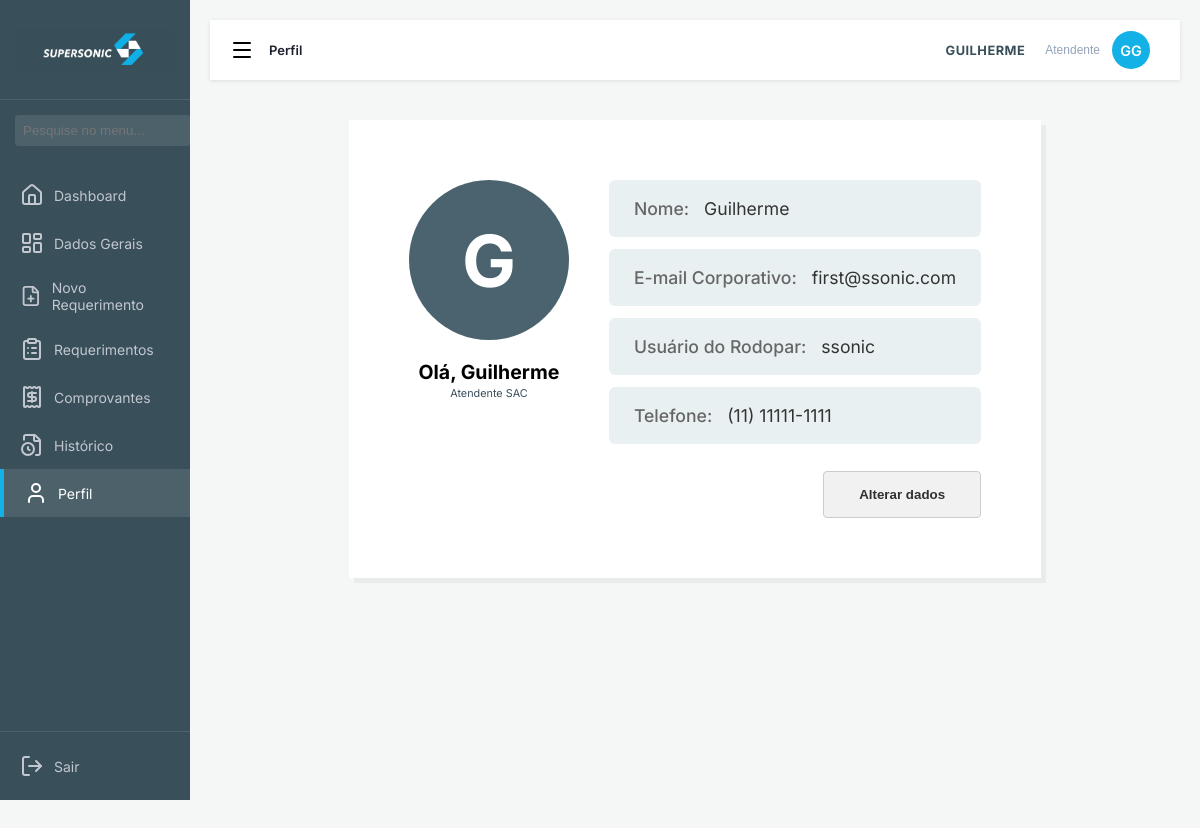
Screenshot of /perfil (signed in) with the database file from the repository.
### app.py (models this page shows)
class Usuario(db.Model, UserMixin):
    __tablename__ = "usuarios"
    id = db.Column(db.Integer, primary_key=True)
    nome = db.Column(db.String(100))
    email = db.Column(db.String(100), unique=True)
    senha_hash = db.Column(db.String(255))
    telefone = db.Column(db.String(20))
    ATIVO = db.Column(db.String(1), default='S') # Coluna Ativo
    ADM = db.Column(db.String(1), default='N')
    reset_token = db.Column(db.String(100), nullable=True)
    token_expiracao = db.Column(db.DateTime, nullable=True)
    usu_rod = db.relationship('Usurod', backref='usuario_pai', uselist=True)

### app.py (the view)
@app.route("/perfil")
@login_required
def perfil():
    if current_user.ADM == 'S':
        json_path = os.path.join(STORAGE_DIR, 'dados_completos.json')
        try:
            with open(json_path, 'r', encoding='utf-8') as f:
                data = json.load(f)
        except Exception as e:
            print(f"Erro ao ler JSON: {e}")
            data = []
        mapa_metricas = {}
        for item in data:
            responsavel_json = item.get('RESPONSAVEL_SAC')
            if responsavel_json:
                chave = str(responsavel_json).strip().upper()
                if chave not in mapa_metricas:
                    mapa_metricas[chave] = {'filial': item.get('FILIAL_RESP', 'N/A'), 'qtd': 0}
                mapa_metricas[chave]['qtd'] += 1
        todos_usuarios = Usuario.query.options(joinedload(Usuario.usu_rod)).all()
        lista_final = []
        for user in todos_usuarios:
            logins_atribuidos = []
            total_clientes = 0
            filial_detectada = "Não encontrada"
            for vinculo in user.usu_rod:
                login_nome = vinculo.resp
                chave_busca = str(login_nome).strip().upper()
                metrica = mapa_metricas.get(chave_busca, {'filial': 'Não encontrada', 'qtd': 0})
                total_clientes += metrica['qtd']
                if metrica['filial'] != 'Não encontrada' and filial_detectada == "Não encontrada":
                    filial_detectada = metrica['filial']
                logins_atribuidos.append({'login': login_nome})
            lista_final.append({
                'id': user.id,
                'nome': user.nome,
                'status': user.ATIVO,
                'filial': filial_detectada,
                'qtd_clientes': total_clientes,
                'vinculos': logins_atribuidos
            })
            filiais_para_filtro = sorted(list(set(u['filial'] for u in lista_final if u['filial'] != "Não encontrada")))
        return render_template("perfil_adm.html", usuarios=lista_final, filiais=filiais_para_filtro)
    else:
        return render_template("perfil_atendente.html")

### app.py (called while the page is built)
@login_manager.user_loader
def load_user(user_id):
    return Usuario.query.get(int(user_id))

@app.context_processor
def inject_user():
    if current_user.is_authenticated:
        nome = current_user.nome or ""
        partes = nome.split()
        iniciais = (partes[0][0] + partes[-1][0]).upper() if len(partes) > 1 else (partes[0][0].upper() if partes else "")
        return dict(user_nome=nome, user_iniciais=iniciais)
    return dict(user_nome=None, user_iniciais=None)

### core/req_routes.py (called while the page is built)
@req_bp.app_context_processor
def _injetar_dominio():
    if not current_user.is_authenticated:
        return {}
    return {"req_status_catalogo": STATUS, "req_prioridades": PRIORIDADES}

### templates/perfil_atendente.html (shortened to what this page needs)
<!DOCTYPE html>
<html lang="pt-br">
<head>
    <link rel="stylesheet" href="{{ url_for('static', filename='css/geral.css') }}">
    <link rel="stylesheet" href="{{ url_for('static', filename='css/perfil.css') }}">
</head>
<body>
    <aside class="sidebar">
        <div class="sidebar-logo-container">
            <img src="{{ url_for('static', filename='img/logo.png') }}" alt="Logo" class="sidebar-img">
        </div>
        <div class="search-container">
            <input type="text" id="inputBuscaMenu" placeholder="Pesquise no menu...">
        </div>
        <nav class="nav-menu">
            <a href="{{ url_for('painel') }}" class="nav-item"><i data-lucide="home" size="18"></i> Dashboard</a>
            <a href="{{ url_for('dados_gerais') }}" class="nav-item"><i data-lucide="layout-dashboard" size="18"></i> Dados Gerais</a>
            <a href="{{ url_for('requerimento') }}" class="nav-item"><i data-lucide="file-plus" size="18"></i> Novo Requerimento</a>
            <a href="{{ url_for('req.lista') }}" class="nav-item"><i data-lucide="clipboard-list" size="18"></i> Requerimentos</a>
            <a href="{{ url_for('comprovante') }}" class="nav-item"><i data-lucide="receipt" size="18"></i> Comprovantes</a>
            <a href="{{ url_for('req.historico') }}" class="nav-item"><i data-lucide="file-clock" size="18"></i> Histórico</a>
            <a href="{{ url_for('perfil') }}" class="nav-item active"><i data-lucide="user" size="18"></i> Perfil</a>
        </nav>
        <div class="sidebar-footer">
            <a href="{{ url_for('sair') }}" class="nav-item"><i data-lucide="log-out" size="18"></i>Sair</a>
        </div>
    </aside>
<div class="main-content">
    <header class="top-header">
        <div style="display: flex; align-items: center; gap: 15px;">
            <i data-lucide="menu" onclick="toggleSidebar()" style="cursor: pointer;"></i>
            <span style="font-weight: 600; color: #1a202c;">Perfil</span>
        </div>
     <div class="user-profile-container" onclick="toggleProfile()">
        <div class="user-info">
            <span class="user-name-top">{{ current_user.nome }}</span>
            <span class="user-role">Atendente</span>
        </div>
        <div class="user-avatar">
            {% set nomes = current_user.nome.split(' ') %}
            {{ nomes[0][0] | upper }}{{ nomes[-1][0] | upper }}
        </div>
    </div>
    </header>
    <div class="container">
        <div id="tela-perfil" class="perfil-box">
            <div class="perfil-layout">
                <div class="col-esquerda">
                    <div class="avatar-circle">
                        {{ current_user.nome[0].upper() if current_user.nome else 'U' }}
                    </div>
                    <h2 style="margin:0;">Olá, {{ current_user.nome }}</h2>
                    <small style="color: #394F5A;">
                        {{ "Administrador do Sistema" if current_user.ADM == 'S' else "Atendente SAC" }}
                    </small>
                </div>
                <div class="col-direita">
                    <div class="campo-dado"><span>Nome:</span> {{ current_user.nome }}</div>
                    <div class="campo-dado"><span>E-mail Corporativo:</span> {{ current_user.email }}</div>
                    <div class="campo-dado">
                        <span>Usuário do Rodopar:</span>
                        {% if current_user.usu_rod %}
                            {{ current_user.usu_rod | map(attribute='resp') | list | join(', ') }}
                        {% else %}
                            -
                        {% endif %}
                    </div>
                    <div class="campo-dado"><span>Telefone:</span> {{ current_user.telefone if current_user.telefone else '( ) ____-____' }}</div>
                    <div class="btn-container">
                        <button type="button" class="btn-acao btn-cinza" onclick="irParaAlteracao()">Alterar dados</button>
                    </div>
                </div>
            </div>
        </div>
    </div>
</div>
</body>
</html>

### static/css/geral.css (style rules this page uses)
:root { --azul-noite: #394F5A; --azul-dia: #14B1E7; --cinza: #4D4D4F; --bg-body: #f4f6f9; --sidebar-width: 250px; --shadow: 0 1px 4px rgba(0,0,0,0.1); }
body { margin: 0; font-family: "Avenir Next", "Avenir", Helvetica, Arial, sans-serif; background-color: var(--bg-body); display: flex; min-height: 100vh; }
.sidebar { width: var(--sidebar-width); height: 100vh; background-color: var(--azul-noite); color: white; position: fixed; left: 0; top: 0; display: flex; flex-direction: column; z-index: 1000; }
.search-container { padding: 15px; }
.search-container input { width: 100%; padding: 8px; border-radius: 4px; border: none; background: rgba(255,255,255,0.1); color: white; outline: none; }
.nav-menu { flex: 1; padding: 10px 0; }
.nav-item { padding: 12px 20px; display: flex; align-items: center; gap: 10px; cursor: pointer; color: #c2c7d0; width: 100%; font-size: 14px; transition: all 0.3s ease; text-decoration: none; box-sizing: border-box; }
.nav-item.active { background-color: rgba(255,255,255,0.1); color: white; border-left: 4px solid var(--azul-dia); }
.sidebar-footer { border-top: 1px solid rgba(255,255,255,0.1); padding: 10px 0; }
.main-content { margin-left: var(--sidebar-width); flex: 1; display: flex; flex-direction: column; }
.top-header { height: 60px; background: white; display: flex; justify-content: space-between; align-items: center; padding: 0 20px; box-shadow: var(--shadow); position: sticky; top: 0; z-index: 999; }
.user-profile-container { position: relative; cursor: pointer; display: flex; align-items: center; gap: 12px; padding: 5px 10px; border-radius: 8px; transition: background 0.2s; }
.user-avatar { width: 38px; height: 38px; background: var(--azul-dia); border-radius: 50%; display: flex; align-items: center; justify-content: center; color: white; font-weight: 600; font-size: 0.9rem; }
.user-name-top { font-weight: 600; text-transform: uppercase; font-size: 0.8rem; color: #394F5A; display: block; }
.user-role { font-size: 0.75rem; color: #94a3b8; display: block; font-family: "Avenir Next", "Avenir", Helvetica, Arial, sans-serif; }
.user-name-top { text-transform: uppercase !important; font-weight: 700; font-size: 0.8rem; letter-spacing: 0.5px; }
.sidebar, .main-content { transition: all 0.3s ease-in-out; }
.sidebar-logo-container { width: 100%; height: 100px; display: flex; justify-content: center; align-items: center; padding: 15px; box-sizing: border-box; border-bottom: 1px solid rgba(255, 255, 255, 0.1); }
.sidebar-img { max-width: 100%; max-height: 90px; width: auto; height: auto; object-fit: contain; }
.search-container { padding: 15px; margin-top: 0; }
@media (max-width: 1366px) { :root { --sidebar-width: 190px; } }
@media (max-width: 1366px) { body { font-size: 13px; } }

### static/css/perfil.css (style rules this page uses)
body { font-family: 'Segoe UI', sans-serif; background-color: #f4f7f6; margin: 0; padding: 20px; }
.container { max-width: 1200px; margin: 0 auto; }
.user-info { display: flex; align-items: center; gap: 20px; }
body { font-family: 'Inter', sans-serif; background-color: #f4f7f6; margin: 0; display: flex; }
.container { flex-grow: 1; padding: 40px; max-width: 1200px; }
.perfil-box { background: white; padding: 60px; margin-bottom: 30px; box-shadow: 5px 5px 0px rgba(138, 133, 133, 0.1); }
.perfil-layout { display: flex; align-items: flex-start; gap: 40px; }
.col-esquerda { text-align: center; min-width: 120px; }
.avatar-circle { width: 160px; height: 160px; background-color: #4A636E; color: white; border-radius: 50%; display: flex; align-items: center; justify-content: center; font-size: 4.5rem; font-weight: bold; margin-left: auto; margin-right: auto; margin-bottom: 20px; }
.col-direita { flex-grow: 1; display: flex; flex-direction: column; gap: 12px; }
.campo-dado, .campo-dado-off { background-color: #E9F0F2; padding: 18px 25px; border-radius: 6px; font-size: 1.1rem; color: #333; }
.campo-dado span, .campo-dado-off span { font-weight: 500; color: #666; margin-right: 10px; }
.btn-container, .btn-container-flex { margin-top: 15px; display: flex; justify-content: flex-end; gap: 10px; }
.btn-acao { padding: 15px 35px; border: 1px solid #ccc; border-radius: 4px; cursor: pointer; font-weight: 600; transition: 0.2s; }
.btn-cinza { background: #F1F1F1; color: #303030; }

### rows the page displays
Usuario: nome "GUILHERME", nome "G", nome "Guilherme", ADM "Atendente SAC", email "first@ssonic.com", telefone "(11) 11111-1111"

### other values shown
{{ current_user.usu_rod | map(attribute='resp') | list | join(', ') }} "ssonic"
